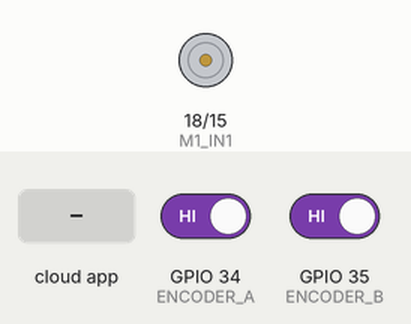
A sketch run on a simulated ESP32. Shown: motor-driver pin pairs drawn as motors (green arrow = first pin HIGH = forward, orange = second pin HIGH = backward, longer = more drive, scaled by the enable pin). Inputs (shaded band) come from the test bench; at power-on: GPIO 34 (ENCODER_A) HIGH, GPIO 35 (ENCODER_B) HIGH. The ROS host is connected and sends only what is stated.

Above: at 3.2 s.
3.3 s: the phone or cloud app sets motor_input to -100
At 4.5 s:
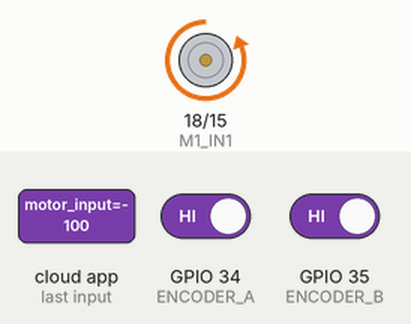
4.8 s: the phone or cloud app sets motor_input to 100
At 6.0 s:
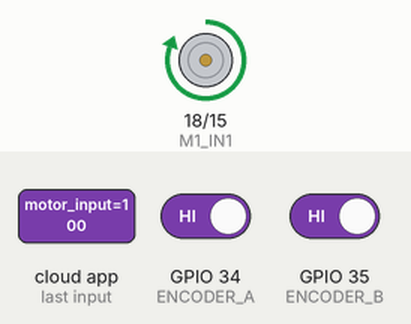
6.3 s: the phone or cloud app sets motor_input to 0
At 7.1 s:
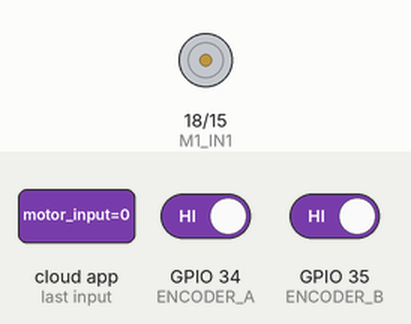
Timing chart, 0 to 9.3 s (numbered marks = the images above; inputs shaded):
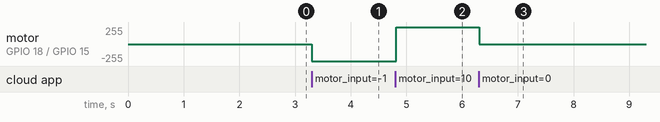

The sketch:

Encoder_microros_esp32.ino
```cpp
#include <micro_ros_arduino.h>  // Incluir la biblioteca de micro-ROS
#include <stdio.h>
#include <rcl/rcl.h>
#include <rcl/error_handling.h>
#include <rclc/rclc.h>
#include <rclc/executor.h>
#include <std_msgs/msg/float32.h>  // Usamos Float32 para los mensajes

// Definición de pines según el desafío
#define M1_IN1 18  // GPIO 18 para IN1 del controlador de motor
#define M1_IN2 15  // GPIO 15 para IN2 del controlador de motor
#define M1_PWM 4   // GPIO 4 para PWM del controlador de motor

// Pines del encoder
#define ENCODER_A 34  // GPIO 34 para Fase A del encoder
#define ENCODER_B 35  // GPIO 35 para Fase B del encoder

// Configuración de PWM
#define PWM_FREQ 980        // Frecuencia de PWM en Hz (980 Hz según el desafío)
#define PWM_RESOLUTION 8    // Resolución de 8 bits (0-255)
#define PWM_CHANNEL 0       // Canal PWM para el motor

// Variables de micro-ROS
rcl_subscription_t subscriber;  // Suscriptor para el tema /motor_input
rcl_publisher_t publisher;      // Publicador para el tema /motor_output
std_msgs__msg__Float32 pwm_msg; // Mensaje para recibir valores de /motor_input
std_msgs__msg__Float32 output_msg; // Mensaje para publicar en /motor_output
rclc_executor_t executor;       // Executor de micro-ROS
rclc_support_t support;         // Soporte de micro-ROS
rcl_allocator_t allocator;      // Allocator de micro-ROS
rcl_node_t node;                // Nodo de micro-ROS
rcl_timer_t timer;              // Timer para publicar a 50 Hz

// Variables para el encoder
volatile int encoder_count = 0;  // Contador de las cuentas del encoder
int last_encoder_state = 0;      // Estado anterior del encoder

// Función para controlar el motor
void controlMotor(float value) {
  // Ajustar el valor recibido para controlar el motor
  if (value >= -1.0 && value <= 1.0) {
    value = value * 255;  // Mapear a [-255, 255]
  } else if (value > 1.0) {
    value = 255;  // Límite superior
  } else if (value < -1.0) {
    value = -255;  // Límite inferior
  }

  // Control de dirección y velocidad
  if (value > 0) {
    // Motor en una dirección (adelante)
    digitalWrite(M1_IN1, HIGH);
    digitalWrite(M1_IN2, LOW);
    ledcWrite(PWM_CHANNEL, value);  // Velocidad proporcional
  } else if (value < 0) {
    // Motor en la dirección opuesta (atrás)
    digitalWrite(M1_IN1, LOW);
    digitalWrite(M1_IN2, HIGH);
    ledcWrite(PWM_CHANNEL, -value);  // Velocidad proporcional
  } else {
    // Motor detenido
    digitalWrite(M1_IN1, LOW);
    digitalWrite(M1_IN2, LOW);
    ledcWrite(PWM_CHANNEL, 0);  // Velocidad 0
  }
}

// Función de interrupción para leer el encoder
void IRAM_ATTR readEncoder() {
  int stateA = digitalRead(ENCODER_A);
  int stateB = digitalRead(ENCODER_B);
  int current_state = (stateA << 1) | stateB;  // Combinar los estados de A y B

  // Lógica para determinar la dirección y actualizar el contador
  if (current_state != last_encoder_state) {
    if ((last_encoder_state == 0 && current_state == 2) ||
        (last_encoder_state == 2 && current_state == 3) ||
        (last_encoder_state == 3 && current_state == 1) ||
        (last_encoder_state == 1 && current_state == 0)) {
      encoder_count++;  // Giro en sentido horario
    } else {
      encoder_count--;  // Giro en sentido antihorario
    }
    last_encoder_state = current_state;
  }
}

// Callback del suscriptor
void subscription_callback(const void *msgin) {
  const std_msgs__msg__Float32 *msg = (const std_msgs__msg__Float32 *)msgin;
  float value = msg->data;  // Obtener el valor del mensaje
  controlMotor(value);      // Controlar el motor con el valor recibido
}

// Callback del timer para publicar a 50 Hz
void timer_callback(rcl_timer_t *timer, int64_t last_call_time) {
  (void)last_call_time;  // Evitar advertencia de parámetro no utilizado

  // Publicar las cuentas del encoder en el tema /motor_output
  output_msg.data = encoder_count;
  rcl_publish(&publisher, &output_msg, NULL);
}

void setup() {
  // Configura los pines como salida
  pinMode(M1_IN1, OUTPUT);
  pinMode(M1_IN2, OUTPUT);
  pinMode(M1_PWM, OUTPUT);

  // Configura el canal PWM
  ledcSetup(PWM_CHANNEL, PWM_FREQ, PWM_RESOLUTION);
  ledcAttachPin(M1_PWM, PWM_CHANNEL);

  // Configura los pines del encoder como entrada
  pinMode(ENCODER_A, INPUT);
  pinMode(ENCODER_B, INPUT);

  // Configura la interrupción para leer el encoder
  attachInterrupt(digitalPinToInterrupt(ENCODER_A), readEncoder, CHANGE);
  attachInterrupt(digitalPinToInterrupt(ENCODER_B), readEncoder, CHANGE);

  // Inicia micro-ROS
  set_microros_transports();  // Configura los transportes de micro-ROS
  delay(2000);                // Espera para asegurar la inicialización

  // Configura el allocator
  allocator = rcl_get_default_allocator();

  // Inicia el soporte de micro-ROS
  rclc_support_init(&support, 0, NULL, &allocator);

  // Crea el nodo
  rclc_node_init_default(&node, "motor_node", "", &support);

  // Crea el suscriptor para el tema /motor_input
  rclc_subscription_init_default(
    &subscriber,
    &node,
    ROSIDL_GET_MSG_TYPE_SUPPORT(std_msgs, msg, Float32),  // Tipo de mensaje Float32
    "/motor_input");  // Tema al que se suscribe

  // Crea el publicador para el tema /motor_output
  rclc_publisher_init_default(
    &publisher,
    &node,
    ROSIDL_GET_MSG_TYPE_SUPPORT(std_msgs, msg, Float32),  // Tipo de mensaje Float32
    "/motor_output");  // Tema al que se publica

  // Crea el timer para publicar a 50 Hz (20 ms)
  rclc_timer_init_default(
    &timer,
    &support,
    RCL_MS_TO_NS(20),  // Intervalo de 20 ms (50 Hz)
    timer_callback);    // Función de callback del timer

  // Crea el executor
  rclc_executor_init(&executor, &support.context, 2, &allocator);
  rclc_executor_add_subscription(&executor, &subscriber, &pwm_msg, &subscription_callback, ON_NEW_DATA);
  rclc_executor_add_timer(&executor, &timer);
}

void loop() {
  // Ejecuta el executor para procesar mensajes y el timer
  rclc_executor_spin_some(&executor, RCL_MS_TO_NS(10));
  delay(10);  // Pequeño delay para evitar sobrecarga
}
```

Measured:
- after the input at 3.3 s, motor on GPIO 18 (M1_IN1) / GPIO 15 (M1_IN2): stopped → backward 255/255 at once
- after the input at 4.8 s, motor on GPIO 18 (M1_IN1) / GPIO 15 (M1_IN2): backward 255/255 → forward 255/255 at once
- after the input at 6.3 s, motor on GPIO 18 (M1_IN1) / GPIO 15 (M1_IN2): forward 255/255 → stopped at once
